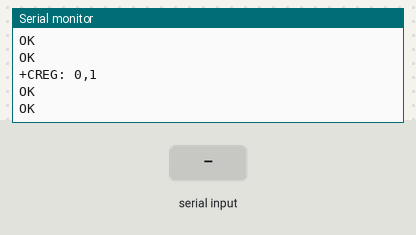
A sketch run on a simulated Arduino Uno, built with avr-gcc and run on an emulated ATmega328P. Parts: the last lines printed to the serial monitor. Inputs (shaded band) come from the test bench. The modem accepts every AT command (registered, SIM ready, sends succeed) and sends nothing else.

Above: at 5.7 s.
5.8 s: "<read_sms_number>" received over Serial
At 6.17 s:
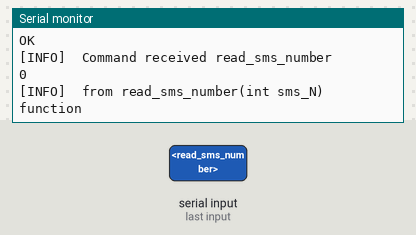
7.3 s: "<90,45,200>" received over Serial
At 7.8 s:
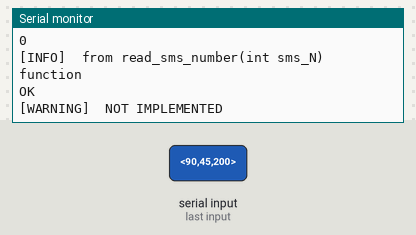

The sketch:

gsm-Control_v1.2.ino
```cpp
/*
 * Програма за Arduino Uno която чете SMS от паметта на SIM карта.
 * Поредността на съобщението се въвежда през серийния порт чрез команда.
 * <команда, N sms>
 * <read_sms_number,2>
 */


// The library which makes the software serial connection on pins 2,3
#include <SoftwareSerial.h>

//Create software serial object to communicate with SIM800A
SoftwareSerial mySerial(3, 2); //SIM800A Tx & Rx is connected to Arduino #3 & #2

// size of recv buffer
const byte numChars = 32;

// array for storing parsing chars
char receivedChars[numChars];

// temporary array for use when parsing
char tempChars[numChars];


// variables to hold the parsed data
char messageFromPC[numChars] = {0};
int integerFromPC = 0;
float floatFromPC = 0.0;

/*
 * variable which hold the state if we are currently
 * receiving or not, i.e. if we already received already
 */
boolean newData = false;

void setup() {
  // put your setup code here, to run once:
  // Begin serial communication with Arduino and Arduino IDE (Serial Monitor)
  Serial.begin(9600);

  //Begin serial communication with Arduino and SIM800А
  mySerial.begin(9600);

  Serial.println("Initializing...");
  delay(1000);

  mySerial.println("AT"); //Once the handshake test is successful, it will back to OK
  updateSerial();
  mySerial.println("AT+CSQ"); //Signal quality test, value range is 0-31 , 31 is the best
  updateSerial();
  mySerial.println("AT+CCID"); //Read SIM information to confirm whether the SIM is plugged
  updateSerial();
  mySerial.println("AT+CREG?"); //Check whether it has registered in the network
  updateSerial();
  mySerial.println("AT+CMGF=1"); // Set the modem in TEXT MODE
  updateSerial();

  /*
   mySerial.println("AT+CMGR=1\r");//Read SMS at location 1.
                                  // I think this is the oldest message in the storage
   */

  // To read newly arrived SMS replace "AT+CMGR=1\r" from the line above
  // with "AT+CNMI=2,2,0,0,0\r" so it becomes:
  // mySerial.println("AT+CNMI=2,2,0,0,0\r");
  // mySerial.println("AT+CMGL=ALL\r");
  delay(1000);
}


// put your main code here, to run repeatedly:
void loop() {

  // this is the function which receive the data from serial monitor
  recvWithStartEndMarkers();

  if (newData == true) { // if this is true it means we are currently receiving data

    // this temporary copy is necessary to protect the original data
    // because strtok() used in parseData() replaces the commas with \0
    strcpy(tempChars, receivedChars);

    // this function parse the received data and save in to appropriate var
    parseData();

    // this function show the saved data from the variables, later i
    // will be used for sending it to mqtt or any different post process
    showParsedData();

    newData = false; // after we have finished with any processing of the
                     // data we set the variable to false
  }

}


// This function accept the start end marker data reception.
void recvWithStartEndMarkers() {
  static boolean recvInProgress = false;
  static byte ndx = 0;
  char startMarker = '<';
  char endMarker = '>';
  char rc;

  while (Serial.available() > 0 && newData == false) {
    rc = Serial.read();

    if (recvInProgress == true) {
      if (rc != endMarker) {
        receivedChars[ndx] = rc;
        ndx++;
        if (ndx >= numChars) {
          ndx = numChars - 1;
        }
      }
      else {
        receivedChars[ndx] = '\0'; // terminate the string
        recvInProgress = false;
        ndx = 0;
        newData = true;
      }
    }

    else if (rc == startMarker) {
      recvInProgress = true;
    }
  }
}


// Split the data into its parts.
void parseData() {

  char * strtokIndx; // this is used by strtok() as an index

  strtokIndx = strtok(tempChars, ",");     // get the first part - the string
  strcpy(messageFromPC, strtokIndx); // copy it to messageFromPC

  strtokIndx = strtok(NULL, ","); // this continues where the previous call left off
  integerFromPC = atoi(strtokIndx);     // convert this part to an integer

  strtokIndx = strtok(NULL, ",");
  floatFromPC = atof(strtokIndx);     // convert this part to a float

}


// Here is where we are going to implement our command set
// for controlling whatever we want or have to
void showParsedData() {

  // check the first part if it this string
  if (String(messageFromPC).equals("read_sms_number")) { // Convert to String so we can compare

    // here we have to implement all further logic for controlling the desired appliance
    // i.e. what should the board do when we send this ^ command
    Serial.print("[INFO]\tCommand received ");
    Serial.println(messageFromPC);
    delay(10);

    Serial.println(integerFromPC);
    read_sms_number(integerFromPC);
  }
  else {
    Serial.println("\n\n[WARNING]\tNOT IMPLEMENTED\n\n");
    return;
  }
}


// Function which accept the number of the message which
// should be read from SIM storage.
void read_sms_number(int sms_N) {
  Serial.println("[INFO]\tfrom read_sms_number(int sms_N) function");
  String atCommand = "AT+CMGR="+String(sms_N)+"\r";
  mySerial.println(atCommand);
  updateSerial();
  Serial.println();
}


void updateSerial() {
  delay(500);
  while (Serial.available())
  {
    //Forward what Serial received to Software Serial Port
    mySerial.write(Serial.read());
  }

  while (mySerial.available())
  {
    //Forward what Software Serial received to Serial Port
    Serial.write(mySerial.read());
  }
}
```

Measured:
- after the input at 5.8 s, the serial monitor: prints a new line at once (image 1)
- after the input at 7.3 s, the serial monitor: prints a new line at once (image 2)
